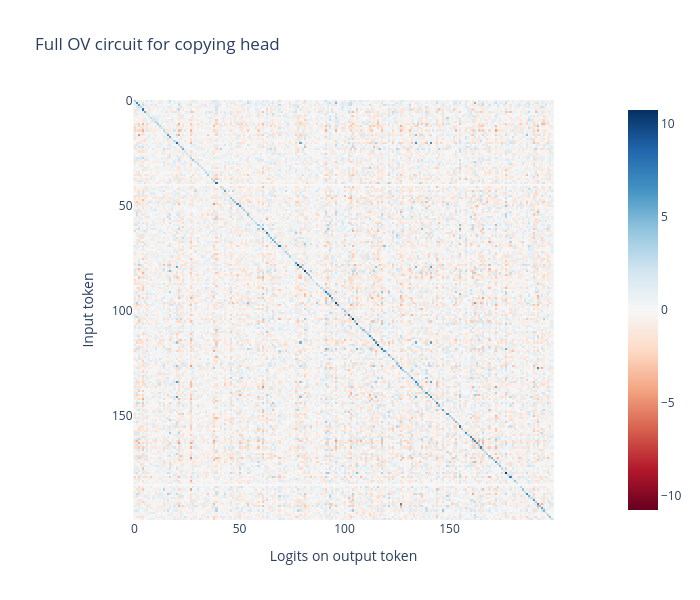

The cell this chart's notebook holds for it:
### Markdown cell above
Now we want to check that this matrix is the identity. Since it's in factored matrix form, this is a bit tricky, but there are still things we can do.

First, to validate that it looks diagonal-ish, let's pick 200 random rows and columns and visualise that - it should at least look identity-ish here! We're using the indexing method of the `FactoredMatrix` class - you can index into it before returning the actual `.AB` value, to avoid having to compute the whole thing (we take advantage of the fact that `A[left_indices, :] @ B[:, right_indices]` is the same as `(A @ B)[left_indices, right_indices]`).

### Code cell
indices = t.randint(0, model.cfg.d_vocab, (200,))
full_OV_circuit_sample = full_OV_circuit[indices, indices].AB

imshow(
    full_OV_circuit_sample,
    labels={"x": "Logits on output token", "y": "Input token"},
    title="Full OV circuit for copying head",
    width=700,
    height=600,
)

### Figure 1 — Plotly figure (JSON) as saved in the notebook; plotly's stock layout.template omitted (floating-point values rounded to 4 significant figures; data arrays with more than 128 entries replaced by an {"elided": "..."} marker saying what was removed)
{"data": [{"coloraxis": "coloraxis", "hovertemplate": "Logits on output token: %{x}<br>Input token: %{y}<br>color: %{z}<extra></extra>", "name": "0", "type": "heatmap", "xaxis": "x", "yaxis": "y", "z": {"elided": "200x200 float values"}}], "layout": {"coloraxis": {"autocolorscale": false, "cmid": 0, "colorscale": [[0, "rgb(103,0,31)"], [0.1, "rgb(178,24,43)"], [0.2, "rgb(214,96,77)"], [0.3, "rgb(244,165,130)"], [0.4, "rgb(253,219,199)"], [0.5, "rgb(247,247,247)"], [0.6, "rgb(209,229,240)"], [0.7, "rgb(146,197,222)"], [0.8, "rgb(67,147,195)"], [0.9, "rgb(33,102,172)"], [1, "rgb(5,48,97)"]]}, "height": 600, "title": {"text": "Full OV circuit for copying head"}, "width": 700, "xaxis": {"anchor": "y", "constrain": "domain", "domain": [0, 1], "scaleanchor": "y", "title": {"text": "Logits on output token"}}, "yaxis": {"anchor": "x", "autorange": "reversed", "constrain": "domain", "domain": [0, 1], "title": {"text": "Input token"}}}}
